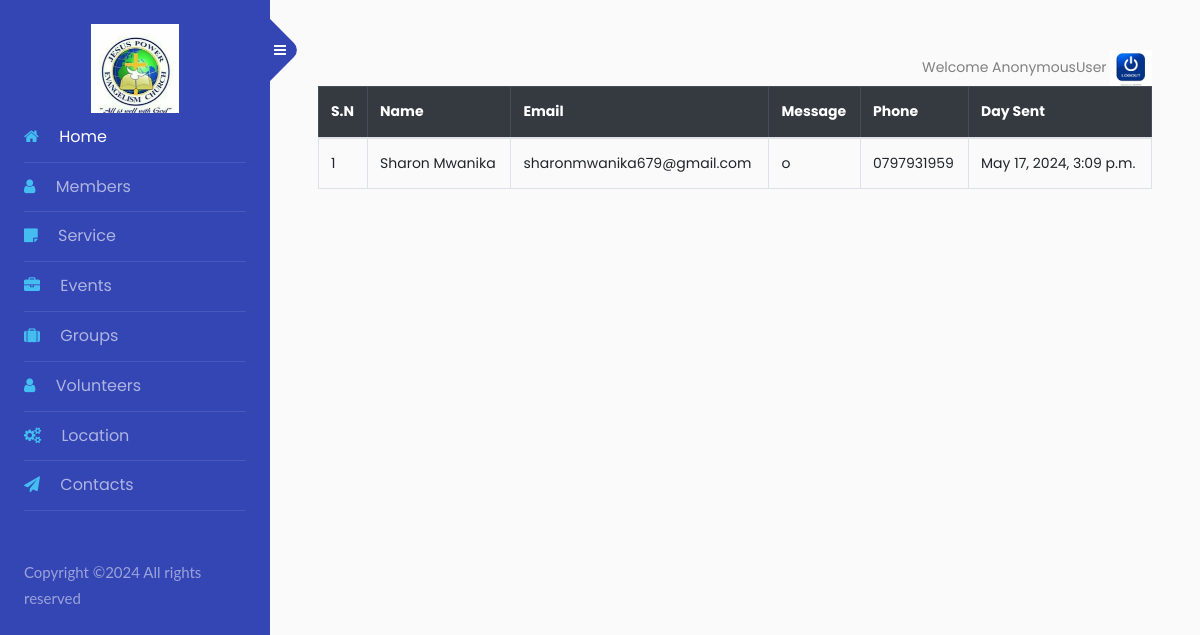
The page /contact_list on the database as committed earlier.
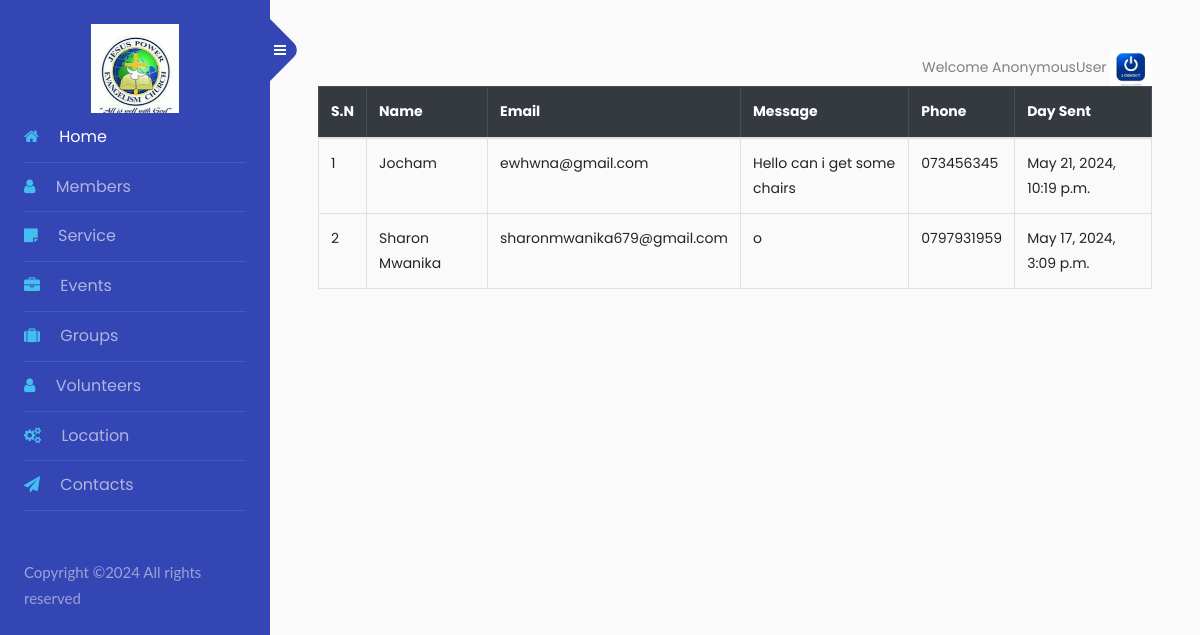
The same page on the database as committed later.
### dashboard/models.py (models this page shows, shortened)
class Contact(models.Model):
    name = models.CharField(max_length=100)
    email = models.EmailField()
    message = models.TextField()
    phone = models.CharField(max_length=20, default=None, null=True)
    created_at = models.DateTimeField(auto_now_add=True)

### dashboard/views.py (the view)
# urls.py: path('contact_list', contact_list, name='contact_list'),
def contact_list(request):
    contacts = Contact.objects.all().order_by('-id')
    context = {
        'contacts':contacts,
    }
    return render(request, 'contact_list.html', context)

### dashboard/templates/contact_list.html (shortened to what this page needs)
<!DOCTYPE html>
<html lang="en">
<head>
</head>
<body>
    {% extends "admin-sidebar.html" %}
{% block content %}
<div class="table-responsive">
    <table class="table table-hover table-bordered">
        <thead class="table-dark">
            <tr>
                <th>S.N</th>
                <th>Name</th>
                <th>Email</th>
                <th>Message</th>
                <th>Phone</th>
                <th>Day Sent</th>
            </tr>
        </thead>
        <tbody>
            {% for contact in contacts %}
            <tr>
                <td>{{ forloop.counter }}</td>
                <td>{{ contact.name }} </td>
                <td>{{ contact.email }}</td>
                <td>{{ contact.message }}</td>
                <td>{{ contact.phone }}</td>
                <td>{{ contact.created_at }}</td>
            </tr>
            {% endfor %}
        </tbody>
    </table>
</div>
{% endblock %}

Rows that differ between the two databases and show on the page:
added Contact: name "Jocham", email "ewhwna@gmail.com", message "Hello can i get some chairs", phone "073456345", created_at "May 21, 2024, 10:19 p.m."
